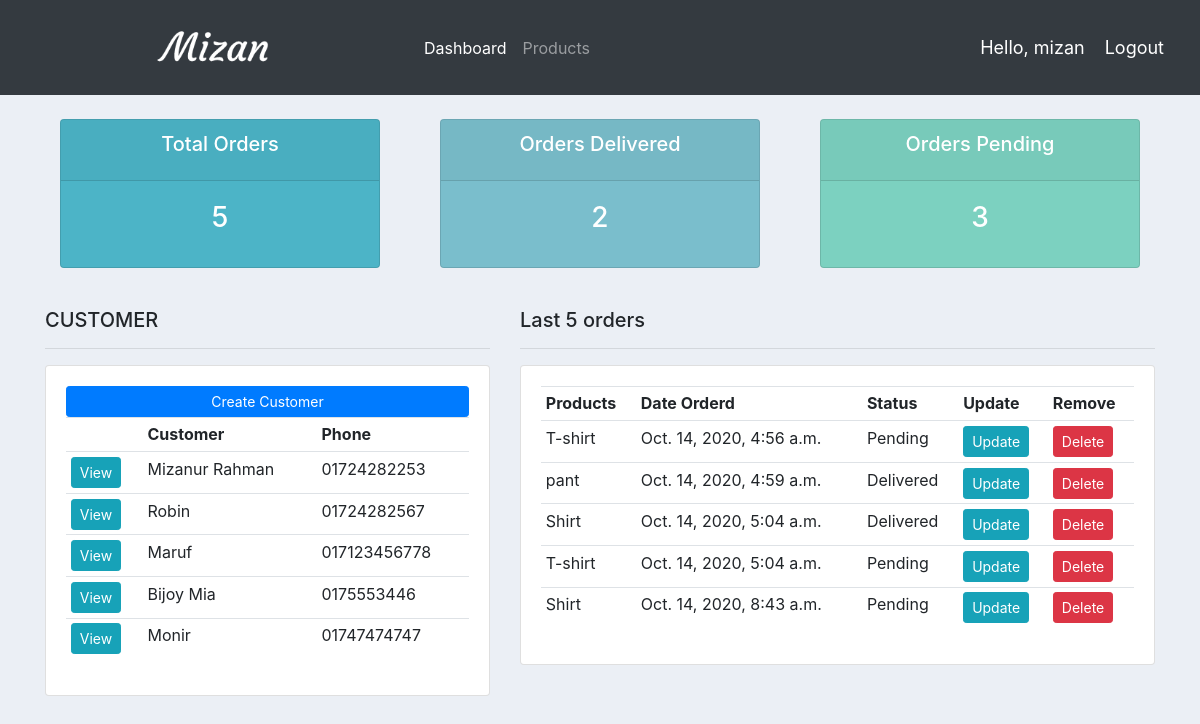
The app's page / (signed in), older data.
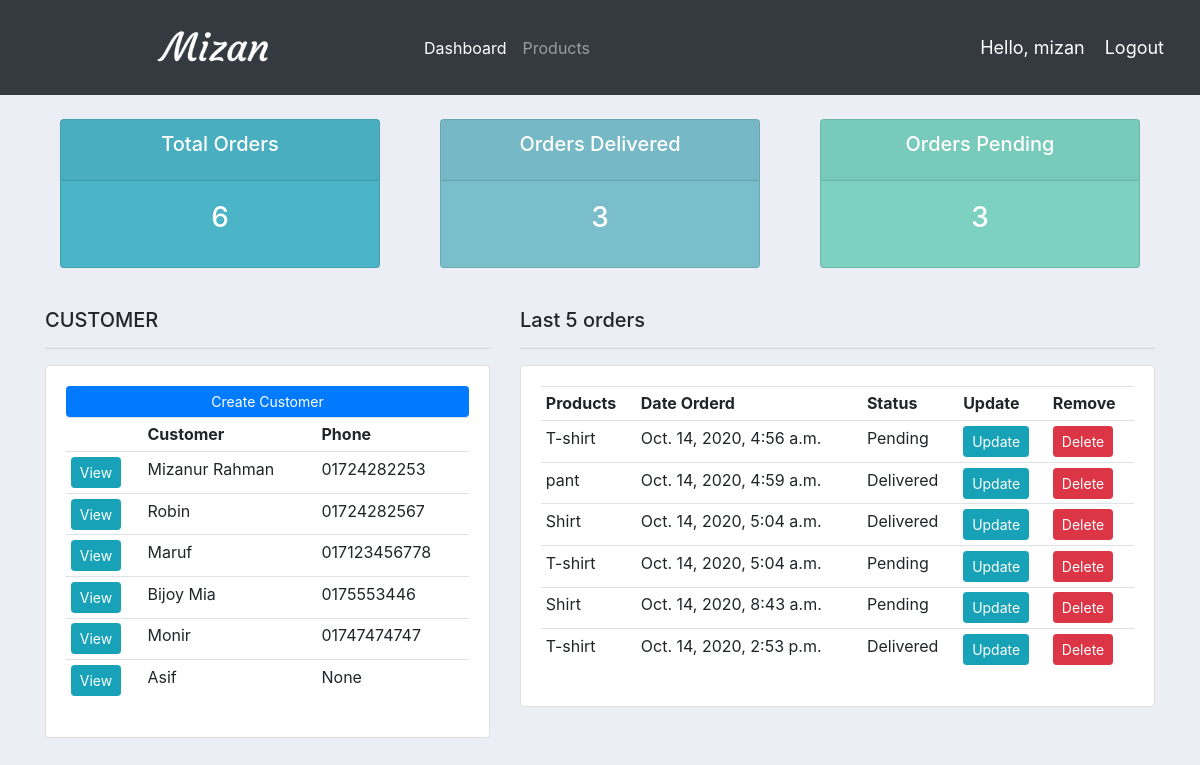
The same page, newer data.
### accounts/models.py (models this page shows, shortened)
class Customer(models.Model):
	user = models.OneToOneField(User, null=True, on_delete=models.CASCADE)
	name = models.CharField(max_length=200, null=True)
	phone = models.CharField(max_length=200, null=True)
	email = models.CharField(max_length=200, null=True)
	date_created = models.DateTimeField(auto_now_add=True, null=True)

class Order(models.Model):
	STATUS = (
			('Pending', 'Pending'),
			('Out for delivery', 'Out for delivery'),
			('Delivered', 'Delivered'),
			)
	customer = models.ForeignKey(Customer, null=True, on_delete= models.SET_NULL)
	product = models.ForeignKey(Product, null=True, on_delete= models.SET_NULL)
	date_created = models.DateTimeField(auto_now_add=True, null=True)
	status = models.CharField(max_length=200, null=True, choices=STATUS)

class Product(models.Model):
	CATEGORY = (
			('Indoor', 'Indoor'),
			('Out Door', 'Out Door'),
			)
	name = models.CharField(max_length=200, null=True)
	price = models.FloatField(null=True)
	category = models.CharField(max_length=200, null=True, choices=CATEGORY)
	description = models.CharField(max_length=200, null=True)
	date_created = models.DateTimeField(auto_now_add=True, null=True)
	def __str__(self):
		return self.name

### accounts/decorators.py (the view)
	def wrapper_function(request, *args, **kwargs):
		group = None
		if request.user.groups.exists():
			group = request.user.groups.all()[0].name
		if group == 'customers':
			return redirect('accounts:user-page')
		if group == 'admin':
			return view_func(request, *args, **kwargs)

### accounts/views.py (called while the page is built)
@login_required(login_url='/login/')
@admin_only
def index(request):
    customers = Customer.objects.all()
    orders = Order.objects.all()
    total_customers =  customers.count()
    total_orders = orders.count()
    pending = orders.filter(status='Pending').count()
    delivered = orders.filter(status='Delivered').count()
    context={'customers':customers, 'orders':orders, 'total_orders':total_orders,
    'pending':pending, 'delivered':delivered}
    return render(request,'accounts/dashboard.html', context)

### templates/accounts/dashboard.html
{% extends 'accounts/main.html' %}
{% block content %}
{% include 'accounts/status.html' %}
    <br>
    <div class="row">
        <div class="col-md-5">
            <h5>CUSTOMER</h5>
            <hr>
            <div class="card card-body">
                <a href="{% url 'accounts:createCustomer' %}" class="btn btn-primary btn-sm btn-block">Create Customer</a>
                <table class="table table-sm">
                    <tr>
                        <th></th>
                        <th>Customer</th>
                        <th>Phone</th>
                    </tr>
                    {% for customer in customers %}
                    <tr>
                        <td><a class="btn btn-sm btn-info" href="{% url 'accounts:customers' customer.id %}">View</a></td>
                        <td>{{ customer.name }}</td>
                        <td>{{ customer.phone }}</td>
                    </tr>
                    {% endfor %}
                </table>
            </div>
        </div>
        <div class="col-md-7">
            <h5>Last 5 orders</h5>
            <hr>
            <div class="card card-body">
                <table class="table table-sm">
                    <tr>
                        <th>Products</th>
                        <th>Date Orderd</th>
                        <th>Status</th>
                        <th>Update</th>
                        <th>Remove</th>
                    </tr>
                    {% for order in orders %}
					<tr>
						<td>{{order.product}}</td>
						<td>{{order.date_created}}</td>
						<td>{{order.status}}</td>
						<td><a class="btn btn-sm btn-info" href="{% url 'accounts:update_order' order.id %}">Update</a></td>
						<td><a class="btn btn-sm btn-danger" href="{% url 'accounts:delete_order' order.id %}">Delete</a></td>
					</tr>
				{% endfor %}
                </table>
            </div>
        </div>
    </div>
{% endblock  %}

### templates/accounts/main.html (shortened to what this page needs)
<!DOCTYPE html>
{% load static %}
<html lang="en">
<head>
    <link rel="stylesheet" href="https://maxcdn.bootstrapcdn.com/bootstrap/4.0.0/css/bootstrap.min.css">
    <link rel="stylesheet" href="{% static '/css/main.css' %}">
</head>
<body>
   {% include 'accounts/navbar.html' %}
    <div class="container">
        {% block content %}
        {% endblock  %}
    </div>
</body>
</html>

### templates/accounts/navbar.html (shortened to what this page needs)
 {% load static %}
 <nav class="navbar navbar-expand-lg navbar-dark bg-dark">
     <img src="{% static 'images/logo.png' %}" alt="">
    <div class="collapse navbar-collapse" id="navbarText">
      <ul class="navbar-nav mr-auto">
        {% if request.user.is_staff %}
        <li class="nav-item active">
          <a class="nav-link" href="{% url 'accounts:index' %}">Dashboard </a>
        </li>
        <li class="nav-item">
          <a class="nav-link" href="{% url 'accounts:products' %}">Products</a>
        </li>
        {% endif %}
      </ul>
    </div>
    <span class="hello-msg">Hello, {{request.user}}</span>
    <span ><a  class="hello-msg" href="{% url 'accounts:logout' %}">Logout</a></span>
  </nav>

### templates/accounts/status.html
<br>
<div class="row">
	<div class="col">
		<div class="col-md">
			<div class="card text-center text-white  mb-3" id="total-orders">
			  	<div class="card-header">
			  		<h5 class="card-title">Total Orders</h5>
			  	</div>
			  	<div class="card-body">
			    	<h3 class="card-title">{{ total_orders }}</h3>
			  	</div>
			</div>
		</div>
	</div>
	<div class="col">
		<div class="col-md">
			<div class="card text-center text-white  mb-3" id="orders-delivered">
			  	<div class="card-header">
			  		<h5 class="card-title">Orders Delivered</h5>
			  	</div>
			  	<div class="card-body">
			    	<h3 class="card-title">{{ delivered }}</h3>
			  	</div>
			</div>
		</div>
	</div>
	<div class="col">
		<div class="col-md">
			<div class="card text-center text-white  mb-3" id="orders-pending">
			  	<div class="card-header">
			  		<h5 class="card-title">Orders Pending</h5>
			  	</div>
			  	<div class="card-body">
			    	<h3 class="card-title">{{ pending }}</h3>
			  	</div>
			</div>
		</div>
	</div>
</div>

### static/css/main.css (style rules this page uses)
body { background-color: #ebeff5; }
#total-orders { background-color: #4cb4c7; }
#orders-delivered { background-color: #7abecc; }
#orders-pending { background-color: #7CD1C0; }

### templates/accounts/navbar.html (style rules this page uses)
.hello-msg { font-size: 18px; color: #fff; margin-right: 20px; }

Row changes from the older to the newer data that the page shows:
added Customer: name "Asif", phone "None"
added Order: product "T-shirt", date_created "Oct. 14, 2020, 2:53 p.m.", status "Delivered"
Text that changed along with them:
{{ total_orders }}: "5" → "6"
{{ delivered }}: "2" → "3"
